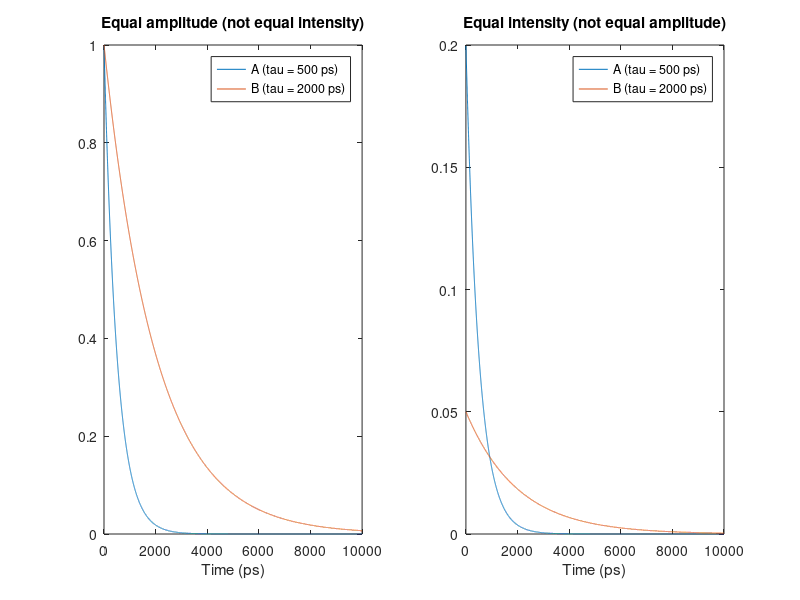
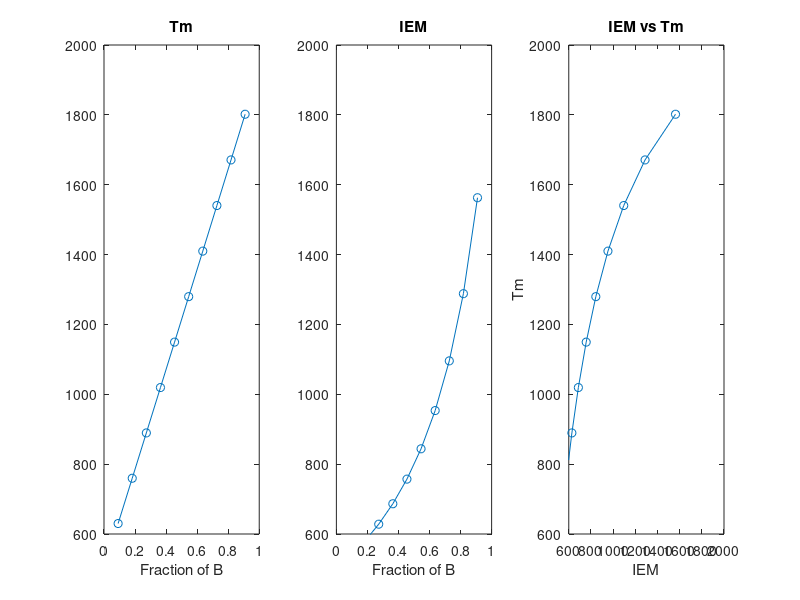
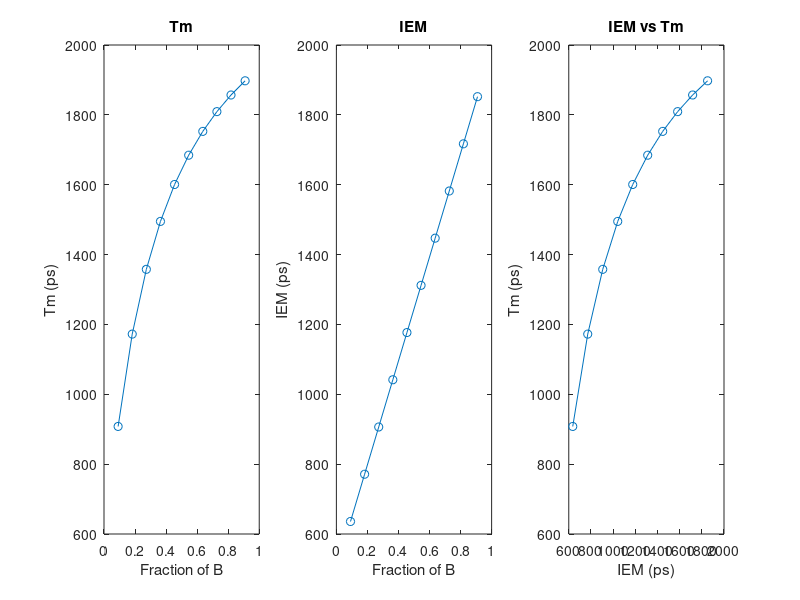
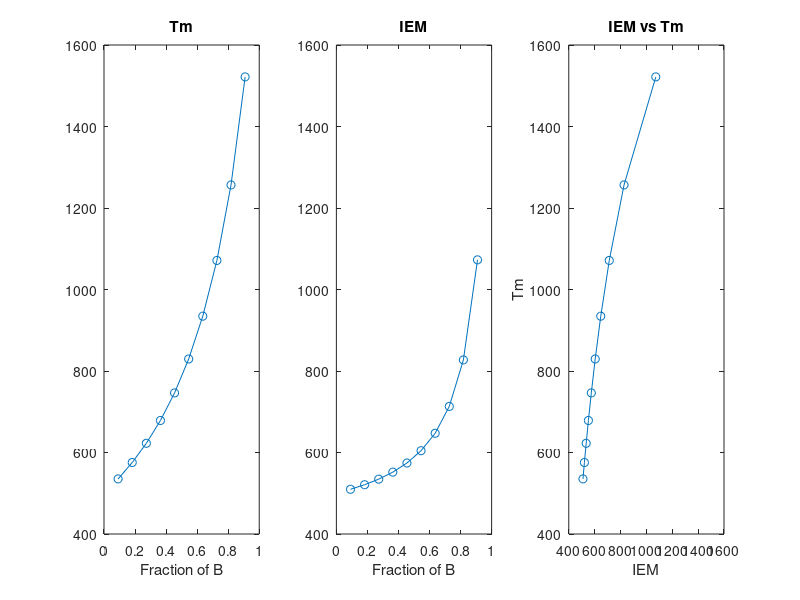

The MATLAB script that drew these images, in order:
%% FLIM study 3
% Stephen X. Zhang (2023/06/14)
% The goal is to understand how fluorescence intensity changes may affect
% lifetime estimates. This is because adjusting amplitudes will have
% non-linear scaling effects on intensities, depending on tau (i.e., *the
% amplitude-intensity scaling problem*). This simulation treats intensity
% and lifetime as two independent properties.

% Simulate a sensor with two states: a (500 ps tau) and b (2000 ps tau)
% It will work out that the area if amplitudes are set to 1, the area under
% curve will also be 500 for a and 2000 for b.

% Terminology
% Amplitude: the scaler factor before the expontial term
% Intensity: the area under curve 
% Tau: time constant of the exponential term
% [Intensity] = [Amplitude] * exp(t / tau);
% Tm: first moment ("mean arrival time")
% IEM: Ratio of Intensity/Amplitude

clear
t = (1 : 10000)'; % in units of ps
asum = 500; % asum is also tau_a, in ps
bsum = 2000; % sum is also tau_b, in ps
a = exp(-t/asum); % Lifetime distribution of a
b = exp(-t/bsum); % Lifetime distribution of b

figure
subplot(1,2,1)
plot(t,a,t,b);
xlabel('Time (ps)')
legend({'A (tau = 500 ps)'; 'B (tau = 2000 ps)'})
title('Equal amplitude (not equal intensity)')

subplot(1,2,2)
plot(t,a/asum*100,t,b/bsum*100);
xlabel('Time (ps)')
legend({'A (tau = 500 ps)'; 'B (tau = 2000 ps)'})
title('Equal intensity (not equal amplitude)')

%% Add IRF (optional)
% Not necessary for this simulation but you can try it.
% IRF is assumed to be a simple gaussian
%{
sigma = 30;
irfx = (-3 * sigma : 3 * sigma)';
irf = exp(-(irfx / sigma) .^ 2 / 2);

a = conv(a,irf) / sum(irf);
b = conv(b,irf) / sum(irf);
t = (1 : 10000 + length(irf) - 1)';
%}

%% Situation 1: a-b transtiion, both 100% emission (FLIM akar)
% This scenario tests when the two states are qually bright 
% In equal-molecule condition: intensity a = intensty b
% The main conclusions: 
% 1. Tm scales linearly with the fraction of b.
% 2. IEM scales supralinearly with the fraction of b. 
% 3. If we don't have knowlwdge of fraction b, and just plot Tm against IEM,
% Tm will plateau at high IEM (high b)

% Testing a mixture of a and b with varying ratios
% i1 = amplitude of a
% i2 = amplitude of b
% i1 + i2 not = 1 due to *the amplitude-intensity scaling problem*

i1 = 1 : -0.1 : 0.1; % Varying amplitude a
i2 = (0.1 : 0.1 : 1) / bsum * asum; % Calculating the amplitude b such that molecule-counts don't change
C = a * i1 + b * i2; % The combine distritbuion of a + b (detected at PMT)
fb = (i2 * bsum) ./ (i1 * asum + i2 * bsum); % Calculating the fraction of B for plotting purposes

% IEM and Tm
tm = sum(C .* (t * ones(1,10))) ./ sum(C);
iem = sum(C) ./ max(C, [], 1);

figure('Name', 'Situation 1: a and b equal brightness')
subplot(1,3,1)
plot(fb, tm, '-o')
xlabel('Fraction of B')
title('Tm')
ylims = get(gca, 'YLim');

subplot(1,3,2)
plot(fb, iem, '-o')
xlabel('Fraction of B')
title('IEM')
ylim(ylims);

subplot(1,3,3)
plot(iem, tm, '-o')
xlabel('IEM')
ylabel('Tm')
title('IEM vs Tm')
xlim(ylims);
ylim(ylims);

%% Situation 2: a-b transition, short tau species 25% emission (long-bright: dlight/rcamp)
% This scenario tests when b state (long tau) is 4x brighter than a state
% (short tau). dff = 4
% In equal-molecule condition: intensity a = intensty b / dff
% The main conclusions: 
% 1. Tm scales sublinearly with the fraction of b.
% 2. IEM scales linearly with the fraction of b. 
% 3. If we don't have knowlwdge of fraction b, and just plot Tm against IEM,
% Tm will plateau at high IEM (high b)

% Testing a mixture of a and b with varying ratios
% i1 = amplitude of a
% i2 = amplitude of b
% i1 + i2 not = 1 due to *the amplitude-intensity scaling problem*
% To simulate dff, we will assume every b molecule contributes photon,
% while 1 out of 4 a molecules contributes photon (the protein is still there just
% dark)

dff = 4; % Defined as Fb/Fa (ideal measurements). Calling it dff is a bit wrong here since it doesn't subtract 1.

i1 = 1 : -0.1 : 0.1; % Varying amplitude a
i2 = (0.1 : 0.1 : 1) / bsum * asum; % Calculating the amplitude b such that molecule-counts don't change
C = (a * i1) + (b * i2) * dff; % The combine distritbuion of a + b (detected at PMT), taking dff into account
fb = (i2 * bsum) ./ (i1 * asum + i2 * bsum); % Calculating the fraction of B for plotting purposes

% IEM and Tm
tm = sum(C .* (t * ones(1,10))) ./ sum(C);
iem = sum(C) ./ max(C, [], 1);

figure('Name', 'Situation 2: b (long tau form) 4x brighter')

subplot(1,3,1)
plot(fb, tm, '-o')
xlabel('Fraction of B')
title('Tm')
ylabel('Tm (ps)')

subplot(1,3,2)
plot(fb, iem, '-o')
xlabel('Fraction of B')
title('IEM')
ylabel('IEM (ps)')

ylims = get(gca, 'YLim');
subplot(1,3,1)
ylim(ylims);

subplot(1,3,3)
plot(iem, tm, '-o')
xlabel('IEM (ps)')
ylabel('Tm (ps)')
title('IEM vs Tm')
xlim(ylims);
ylim(ylims);

%% Situation 3: a-b transition, long tau species 25% emission (short-bright).
% This scenario tests when b state (long tau) is 4x brighter than a state
% (short tau). dff = 0.25. I can't think of sensors with this property but
% testing it just in case.
% In equal-molecule condition: intensity a = intensty b / dff
% The main conclusions: 
% 1. Tm scales supralinearly with the fraction of b.
% 2. IEM scales even more supralinearly with the fraction of b and has
% small dynamic range
% 3. If we don't have knowlwdge of fraction b, and just plot Tm against IEM,
% Tm has better dynamic range than IEM

% Testing a mixture of a and b with varying ratios
% i1 = amplitude of a
% i2 = amplitude of b
% i1 + i2 not = 1 due to *the amplitude-intensity scaling problem*
% To simulate dff, we will assume every a molecule contributes photon,
% while 1 out of 4 b molecules contributes photon (the protein is still there just
% dark)

dff = 0.25; % Defined as Fb/Fa (ideal measurements). Calling it dff is a bit wrong here since it doesn't subtract 1.

i1 = 1 : -0.1 : 0.1; % Varying amplitude a
i2 = (0.1 : 0.1 : 1) / bsum * asum; % Calculating the amplitude b such that molecule-counts don't change
C = (a * i1) + (b * i2) * dff; % The combine distritbuion of a + b (detected at PMT), taking dff into account
fb = (i2 * bsum) ./ (i1 * asum + i2 * bsum); % Calculating the fraction of B for plotting purposes

% IEM and Tm
tm = sum(C .* (t * ones(1,10))) ./ sum(C);
iem = sum(C) ./ max(C, [], 1);

figure('Name', 'Situation 3: a (short tau form) 4x brighter')

subplot(1,3,1)
plot(fb, tm, '-o')
xlabel('Fraction of B')
title('Tm')
ylims = get(gca, 'YLim');

subplot(1,3,2)
plot(fb, iem, '-o')
xlabel('Fraction of B')
title('IEM')
ylim(ylims);

subplot(1,3,3)
plot(iem, tm, '-o')
xlabel('IEM')
ylabel('Tm')
title('IEM vs Tm')
xlim(ylims);
ylim(ylims);


%% Summary of scaling dF/F
% This simulation tests how different df/f values affect the linearity and
% dynamic range of Tm and IEM
% Again dff is defined as Fb/Fa (not subtracting 1)

% The main conclusions
% 1. There seems to be a special point at dff = sqrt(tau_b/tau_a). 
%    E.g., if tau_b/tau_a = 4, then the special point is when dff = 2
% 2. At the special point, Tm plateau is the most obvious. When dff is
%    really low or really high, IEM and Tm are more linear to each other
% 3. At/Near the special point, Tm's and IEM's dynamic ranges are equal.
%    When dff gets higher, IEM's dynamic range gets squished. If there are
%    sensors with low dff (i.e., dim when lifetime is long), Tm's dynamic
%    range gets squished.

dffs = [0.04 0.1 0.2 0.5 1 2 4 10 20 50 100]; % Testing a range of dffs (Fb/Fa)
i1 = 1 : -0.1 : 0.1; % Varying amplitude a
i2 = (0.1 : 0.1 : 1) / bsum * asum; % Calculating the amplitude b such that molecule-counts don't change

% Characteristics of interest
plateaus = zeros(size(dffs));
ranges = zeros(length(dffs), 2);

% Loop through dffs
for i = 1 : length(dffs)
    % Get current dff and use that to generate combined distribution
    dff = dffs(i);
    C = (a * i1) + (b * i2) * dff;

    % Tm and IEM
    tm = sum(C .* (t * ones(1,10))) ./ sum(C);
    iem = sum(C) ./ max(C, [], 1);
    
    % Take ranges
    ranges(i,1) = range(iem);
    ranges(i,2) = range(tm);
    
    % Calculate linearity of the iem vs tm plot (subplot 3 above)
    % Defined as the slope of last 4 points over the slope of the first 4
    % points
    searly = (tm(4) - tm(1))/(iem(4) - iem(1));
    slate = (tm(10) - tm(7))/(iem(10) - iem(7));
    plateaus(i) = slate/searly;
end

figure('Name', 'Varying dff')
subplot(1,2,1)
plot(log10(dffs), plateaus, '-o')
hold on
plot([0;0], [0 1],'k--')
hold off
ylim([0 1])
ylabel('Tm/IEM Linearity')
title('Linearity Tm/IEM')

subplot(1,2,2)
range_ratio = ranges(:,2)./ranges(:,1); % Tm/IEM
plot(log10(dffs), range_ratio,'-o')
hold on
plot(xlim()', [1;1], 'k--')
plot([0;0], ylim()','k--')
hold off
ylabel('Tm/IEM Range')
title('Dynamic range Tm/IEM')

% Handle x axes
xticks = get(gca, 'XTick');
xticklabels = get(gca, 'XTickLabel');
for i = 1 : length(xticks)
    xticklabels{i} = sprintf('%0.2f', 10^xticks(i));
end

subplot(1,2,1)
set(gca, 'XTickLabel', xticklabels);
% xlabel('Fb/Fa (log10 scale)')
xlabel('dF/F (log10 scale)')

subplot(1,2,2)
set(gca, 'XTickLabel', xticklabels);
% xlabel('Fb/Fa (log10 scale)')
xlabel('dF/F (log10 scale)')
